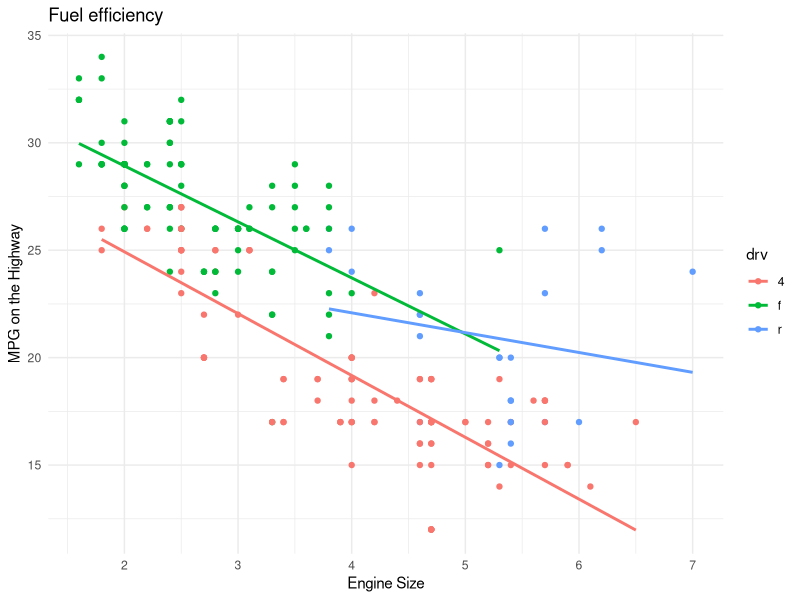

This chart was generated by the following R code: (Note: this script raises an error after producing the figure.)
library(tidyverse)

data()

# First example
?mpg
names(mpg)
View(mpg)

mpg %>%
  filter(hwy < 35) %>%
  ggplot(aes(x = displ, 
             y= hwy, 
             colour = drv))+ #this applies to every layer
  geom_point()+
  geom_smooth(method = lm, se = F)+
  labs(x = "Engine Size", 
       y = "MPG on the Highway", 
       title = "Fuel efficiency")+
  theme_minimal()+
  ggsave("Plots_output/MPH_hwy.png", bg = "white")

mpg %>%
  filter(hwy < 35) %>%
  ggplot(aes(x = displ, 
             y= hwy))+
  geom_point(aes(colour = drv))+ #difference from above
  geom_smooth()+
  labs(x = "Engine Size", 
       y = "MPG on the Highway", 
       title = "Fuel efficiency")+
  theme_minimal()+
  ggsave("Plots_output/MPH_hwy_2.png", bg = "white")


# Another example
# Focus on MULTIPLE NUMERIC VARIABLES
names(msleep)
View(msleep)

msleep %>%
  filter(bodywt < 2) %>%
  ggplot(aes(bodywt, brainwt))+
  geom_point(aes(color = sleep_total, 
                 size = awake))+ #we use two variables here
  geom_smooth(method = lm, 
              se = F)+
  labs(x="Body Weight", 
       y="Brain Weight", 
       title="Brain and Body Weight") +
  theme_minimal()
